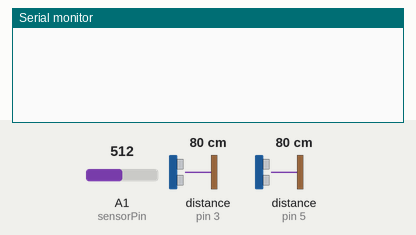
The sketch below on a simulated Arduino Uno, built with avr-gcc and run on an emulated ATmega328P. Parts: the last lines printed to the serial monitor. Wiring (inferred from the names in the program): 2 × ultrasonic range finder: trigger pin 2, echo pin 3 / trigger pin 4, echo pin 5. The test bench sets the inputs (shaded band); at power-on: A1 (sensorPin) = 512, distance to the obstacle (sensors on pin 3, pin 5) 80 cm. The echo pulse lasts 58.3 µs per cm.

Above: at 2.2 s.
2.3 s: A1 (sensorPin) set to 390
At 3.2 s:
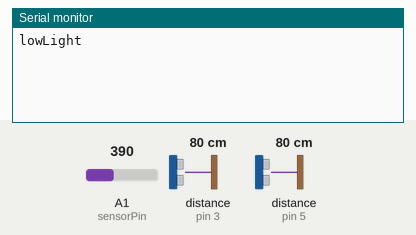
3.8 s: A1 (sensorPin) set to 410
At 4.7 s:
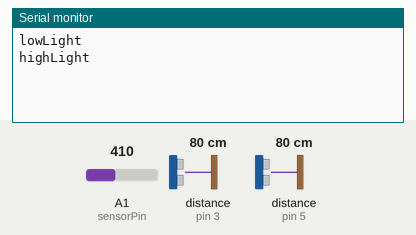

The sketch:

C_code.ino
```cpp
//shai ely & uri koren//
const int trigPin1 = 2; // left sensor trigger
const int echoPin1 = 3; // left sensor echo
const int trigPin2 = 4;  // right sensor trigger
const int echoPin2 = 5;  // right sensor echo

// vars
long duration;
int distance1, distance2;
float r;
unsigned long temp=0;
int sensorPin = A1;
int sensorValue = 0;
boolean isLow=true;

void find_distance (void);

void find_distance (void) // function that return distance in CM from both sensors
{
  ///////////////////////////////////////// left sensor
  digitalWrite(trigPin1, LOW);
  delayMicroseconds(2);
  digitalWrite(trigPin1, HIGH);
  delayMicroseconds(10);
  digitalWrite(trigPin1, LOW);

  duration = pulseIn(echoPin1, HIGH, 5000);// wait 5000us, max can be 60cm

  r = 3.4 * duration / 2;
  distance1 = r / 100.00;
  ///////////////////////////////////////// right sensor
  digitalWrite(trigPin2, LOW);
  delayMicroseconds(2);
  digitalWrite(trigPin2, HIGH);
  delayMicroseconds(10);
  digitalWrite(trigPin2, LOW);
  duration = pulseIn(echoPin2, HIGH, 5000);
  r = 3.4 * duration / 2;
  distance2 = r / 100.00;
  delay(100);
}

void setup()
{
  Serial.begin(9600);
  pinMode(trigPin1, OUTPUT);
  pinMode(echoPin1, INPUT);
  pinMode(trigPin2, OUTPUT);
  pinMode(echoPin2, INPUT);
  delay (1000);
}

void loop()
{


  sensorValue = analogRead(sensorPin); //check the current light
  if (sensorValue > 400 && !isLow) {
      Serial.println("highLight");
        //delay(50);
        isLow=true;

  }

   if (sensorValue < 400 && isLow) {
      Serial.println("lowLight");
        //delay(50);
        isLow=false;

  }

    find_distance();

      if( (distance2>5 && distance2 < 20) && (distance1>5 && distance1 < 20) ){
      temp=millis();
      while(millis()<temp+2000){ //if more than 3 second - print exit
        if( !(distance2>5 && distance2 < 20) || !(distance1>5 && distance1 < 20) ){
          break;
          }
        }
        if(millis()>=temp+2000){
          Serial.println("exit");
          }
    }

    if( (distance2>30 && distance2 < 50) && (distance1>30 && distance1 < 50) ){
      Serial.println("space");
            delay (2000);
    }

     if(distance2<10 && distance2 > 1 && distance1>55) {
     Serial.println("left");
     delay (10);
  }

   if(distance2>10 && distance2 < 25 && distance1>55) {
     Serial.println("down");
     delay (10);
  }

      if(distance1<10 && distance1 > 1 && distance2>55) {
     Serial.println("right");
     delay (10);
  }

   if(distance1>10 && distance1 < 25 && distance2>55) {
     Serial.println("up");
     delay (10);
  }

}
```

Measured:
- after the input at 2.3 s, the serial monitor: prints a new line at once (image 1)
- after the input at 3.8 s, the serial monitor: prints a new line after 0.07 s (image 2)
